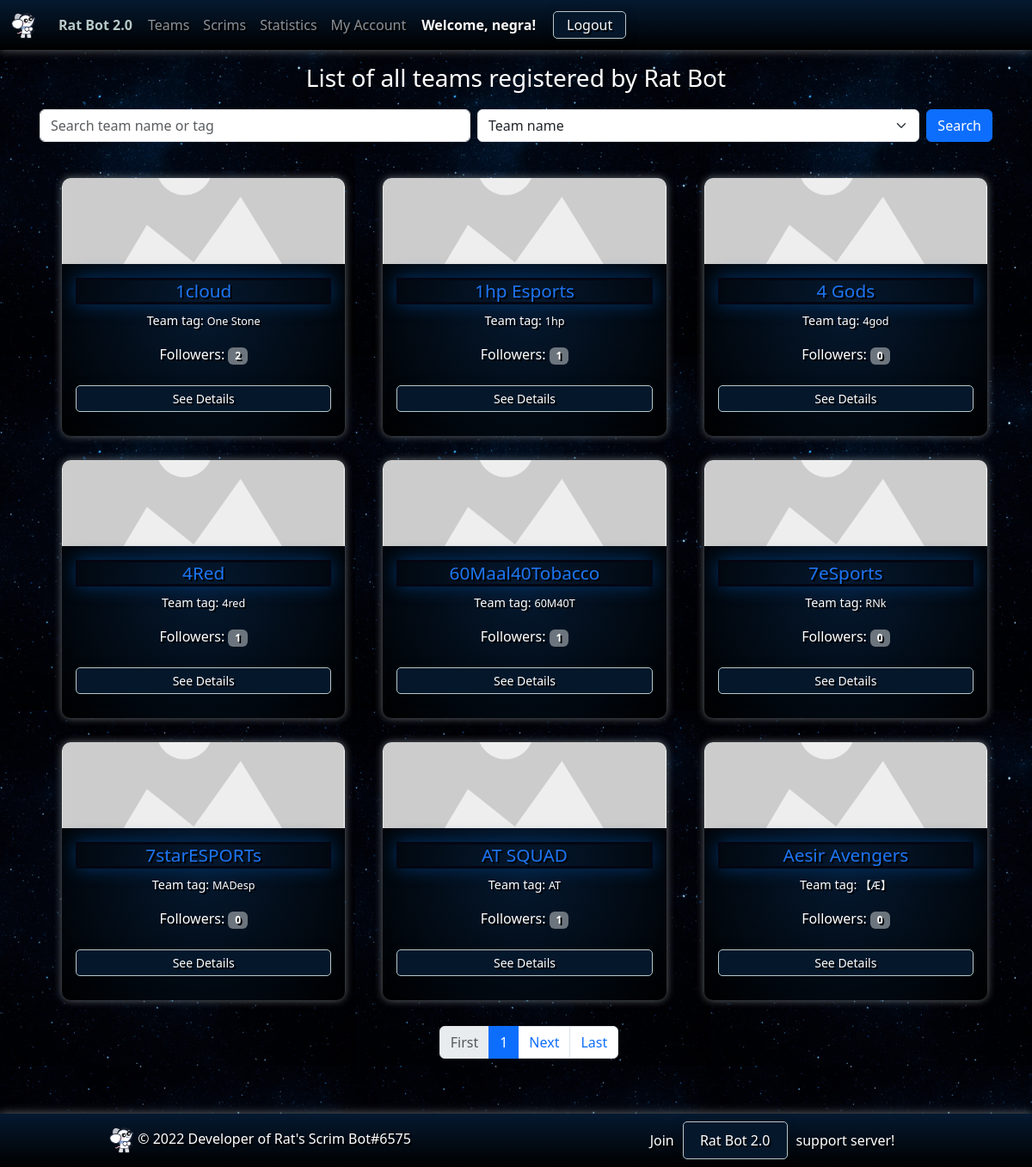
The page /teams (signed in) on the database its author committed.
### ratbotapp/models.py (models this page shows, shortened)
class Team(models.Model):
    team_name = models.CharField(max_length=30, unique=True)
    team_tag = models.CharField(max_length=10, default="")
    team_slug = models.CharField(max_length=60, unique=False, editable=False)
    team_image = models.ImageField(upload_to='team_images/', null=True, blank=True)
    followers = models.ManyToManyField(User, related_name='following')
    created_at = models.DateTimeField(auto_now_add=True)
    updated_at = models.DateTimeField(auto_now=True)

### ratbotapp/views.py (the view)
# urls.py: path('teams', views.teams, name='teams'),
@csrf_exempt
@login_required(login_url="/accounts/discord/login")
def teams(request):
    search_query = request.GET.get('search', '')
    page_number = request.GET.get('page', 1)
    sort_by = request.GET.get('sort_by', 'team_name')
    data = Team.objects.filter(Q(team_name__icontains=search_query) | Q(team_tag__icontains=search_query))
    if sort_by == 'followers':
        data = sorted(data, key=lambda team: len(get_team_followers(team)), reverse=True)
    else:
        data = data.order_by(sort_by)
    paginator = Paginator(data, 9)
    try:
        teams_page = paginator.page(page_number)
    except PageNotAnInteger:
        teams_page = paginator.page(1)
    except:  # Add more specific exceptions later
        teams_page = paginator.page(1)
    teams_with_followers = {}
    counter = 0
    for team in teams_page:
        followers = get_team_followers(team)
        teams_with_followers[counter] = {
            "team": team,
            "followers": len(followers)
        }
        counter += 1
    return render(request, 'ratbot/teams.html', {
        'teams': teams_with_followers,
        'paginator': teams_page,
        'search_query': search_query,
        'sort_by': sort_by
    })

### ratbotapp/views.py (called while the page is built)
def get_team_followers(team):
    followers = team.followers.all()
    return followers

### ratbotapp/templates/ratbot/teams.html (shortened to what this page needs)
{% extends 'ratbot/base/base.html' %}
{% load static %}
{% block body %}
<div class="container pl-2">
    <div class="row mt-3 mb-2">
        <h3 class="text-center">List of all teams registered by Rat Bot</h3>
    </div>
    <div class="row ml-2">
        <form method="get" class="d-flex">
            <input type="text" class="form-control m-1" name="search" value="{{ search_query }}"
                   placeholder="Search team name or tag">
            <select class="form-select m-1" name="sort_by">
                <option value="team_name" {% if sort_by == 'team_name' %}selected{% endif %}>Team name</option>
            </select>
            <button type="submit" class="btn btn-primary m-1">Search</button>
        </form>
    </div>
    <div class="row mt-4" style="padding-left: 20px;">
        {% for index, team_data in teams.items %}
        <div class="col-sm-12 col-md-6 col-lg-4 mb-1 mt-1">
            <div class="card gradient-2">
                {% if team_data.team.team_image %}
                        <img class="img-top" src="{{ team_data.team.team_image.url }}"
                                         alt="{{ team_data.team.team_name }}">
                {% else %}
                        <img class="img-top" src="{% static 'ratbot/images/default_team_image.png' %}"
                                         alt="{{ team_data.team.team_name }}">
                {% endif %}
                <div class="card-body">
                    <h5 class="team-title text-center">{{ team_data.team.team_name }}</h5>
                    <p class="team-tag text-center">Team tag: <small>{{ team_data.team.team_tag }}</small></p>
                    <p class="text-center">Followers: <span class="badge bg-secondary"> {{ team_data.followers }} </span></p>
                    <div class="mt-1 mb-1 text-center">
                        <a href="{% url 'team_detail' team_data.team.pk %}" class="btn btn-sm button-1 mt-2" style="width: 100%">See Details</a>
                    </div>
                </div>
            </div>
        </div>
        {% empty %}
            <div class="col-12">
                <p>No teams found</p>
            </div>
        {% endfor %}
    </div>
    <div class="row mt-3" style="padding-left: 30px;">
        <div class="col-12 d-flex justify-content-center">
            <nav aria-label="Page navigation">
                <ul class="pagination">
                    <li class="page-item {% if paginator.number == 1 %}disabled{% endif %}">
                        <a class="page-link" href="?page=1&search={{ search_query }}">First</a>
                    </li>
                    <li class="page-item active">
                        <span class="page-link">{{ paginator.number }}</span>
                    </li>
                    {% if paginator.has_next %}
                    <li class="page-item">
                        <a class="page-link" href="?page={{ paginator.next_page_number }}&search={{ search_query }}">Next</a>
                    </li>
                    {% endif %}
                    <li class="page-item {% if paginator.number == paginator.paginator.num_pages %}disabled{% endif %}">
                        <a class="page-link" href="?page={{ paginator.paginator.num_pages }}&search={{ search_query }}">Last</a>
                    </li>
                </ul>
            </nav>
        </div>
    </div>
</div>
{% endblock %}

### ratbotapp/templates/ratbot/base/base.html (shortened to what this page needs)
{% load static %}
<!doctype html>
<html lang="en">
<head>
    <link rel="stylesheet" href="{% static 'ratbot/styles/base.css' %}">
    <link href="https://cdn.jsdelivr.net/npm/bootstrap@5.3.0-alpha1/dist/css/bootstrap.min.css" rel="stylesheet"
>
    <link rel="stylesheet" type="text/css" href="https://cdn.datatables.net/1.13.2/css/jquery.dataTables.css">
    <link rel="stylesheet" href="https://cdnjs.cloudflare.com/ajax/libs/font-awesome/6.3.0/css/all.min.css"
/>
</head>
<body>
<nav class="navbar navbar-expand-lg navbar-dark bg-dark space-gradient sticky-top">
    <div class="container-fluid text-center">
        <a class="navbar-brand" href="/">
            <img src="{% static 'ratbot/images/logo.png' %}" alt="Rat Bot" height="30">
        </a>
        <a href="/" class="welcome">
            <span> Rat Bot 2.0</span>
        </a>
        <div class="collapse navbar-collapse" id="navbarNavDropdown">
            <ul class="navbar-nav">
                <li class="nav-item">
                    <a class="nav-link" href="{% url 'teams' %}">Teams</a>
                </li>
                <li class="nav-item">
                    <a class="nav-link" href="{% url 'scrims' %}">Scrims</a>
                </li>
                <li class="nav-item">
                    <a class="nav-link" href="{% url 'statistics' %}">Statistics</a>
                </li>
                {% if user.is_authenticated %}
                <li class="nav-item">
                    <a  class="nav-link" href="{% url 'my_account' %}">My Account</a>
                </li>
                {% endif %}
            </ul>
            {% if user.is_authenticated %}
            <span class="text-light welcome">Welcome, {{ user.username }}!</span>
            <span class="text-light"><a class="nav-link login" href="{% url 'logout' %}"> Logout</a></span>
            {% else %}
            <span class="text-light"><a class="nav-link login" href="{% url 'login' %}">Login</a></span>
            {% endif %}
        </div>
    </div>
</nav>
{% block body %} Base body block {% endblock %}
<div class="gradient-footer mt-5">
    <footer class="mt-3 py-3 px-3">
        <div class="row justify-content-center align-items-center">
            <div class="col-sm-12 col-md-6 mb-3 mb-md-0 text-center">
                <a href="/"><img src="{% static 'ratbot/images/logo.png' %}" alt="Rat Bot" height="30"></a> © 2022
                Developer of Rat's Scrim Bot#6575
            </div>
            <div class="col-sm-12 col-md-6 mt-3 mt-md-0 text-center">
                Join<a class="discord-invite" href="https://discord.gg/zT7RWQWQdr"> Rat Bot 2.0 </a>support server!
            </div>
        </div>
    </footer>
</div>
</body>
</html>

### ratbotapp/static/ratbot/styles/base.css (style rules this page uses)
body { color: #ffffff !important; background-color: #0c2340; background-image: url('space-background.jpg'); background-repeat: repeat; }
.gradient-footer { background-color: #000000; background-image: radial-gradient(circle, #000000 0%, #051930 100%); background-image: linear-gradient(to top, #000000 0%, #051930 100%); text-shadow: 2px 2px #000; box-shadow: 0 0 10px #656b6f; }
.gradient-2 { background-color: #000000; background-image: radial-gradient(circle, #051930 0%, #000000 100%); text-shadow: 2px 2px #000; box-shadow: 0 0 10px #656b6f; border-radius: 10px; }
.navbar { background-color: #000000; background-image: radial-gradient(circle, #051930 0%, #000000 100%); background-image: linear-gradient(to bottom, #051930 0%, #000000 100%); text-shadow: 2px 2px #000; box-shadow: 0 0 10px #656b6f; }
.navbar .nav-link.login { margin-left: 10px; margin-right: 10px; padding: 3px 15px; background-color: #04172b; border: 1px solid #b5c9c9; border-radius: 5px; box-shadow: 0px 3px 15px rgba(0, 0, 0, 0.2); }
.welcome { margin-left: 10px; margin-right: 10px; font-weight: bold; color: #b5c9c9; text-shadow: 0px 2px 2px rgba(0, 0, 0, 0.5); text-decoration: none; }
.card { background-color: #252525; border: none; border-radius: 10px; color: #ffffff; overflow: hidden; min-height: 450px; margin: 10px; }
.discord-invite { color: white; margin-left: 10px; margin-right: 10px; padding: 10px 15px; background-color: #04172b; border: 1px solid #b5c9c9; border-radius: 5px; box-shadow: 0px 3px 15px rgba(0, 0, 0, 0.2); text-decoration: none; }

### ratbotapp/templates/ratbot/teams.html (style rules this page uses)
.card { background-color: #252525; border: none; border-radius: 10px; color: #ffffff; overflow: hidden; min-height:300px; margin: 10px; }
.button-1 { color: white !important; background-color: #04172b; border: 1px solid #b5c9c9; border-radius: 5px; box-shadow: 0px 3px 15px rgba(0, 0, 0, 0.2); text-decoration: none; }
.img-top { height: 100px; object-fit: cover; background-color: #000000; background-image: radial-gradient(circle, #051930 0%, #999c9b 100%); background-image: linear-gradient(to top, #999c9b 0%, #051930 100%); }
.team-title { font-size: 1.3rem; color: #1E75F2; border: 3px solid #040612; box-shadow: 0 0 20px #003366; }
.team-tag { font-size: 0.9rem; }

### rows shown on the page
Team: team.team_name "1cloud", team.team_tag "One Stone", followers "2"
Team: team.team_name "1hp Esports", team.team_tag "1hp", followers "1"
Team: team.team_name "4 Gods", team.team_tag "4god", followers "0"
Team: team.team_name "4Red", team.team_tag "4red", followers "1"
Team: team.team_name "60Maal40Tobacco", team.team_tag "60M40T", followers "1"
Team: team.team_name "7eSports", team.team_tag "RNk", followers "0"
Team: team.team_name "7starESPORTs", team.team_tag "MADesp", followers "0"
Team: team.team_name "AT SQUAD", team.team_tag "AT", followers "1"
Team: team.team_name "Aesir Avengers", team.team_tag "【Æ】", followers "0"

### other values the page prints
{{ user.username }} "negra"
{{ paginator.number }} "1"
